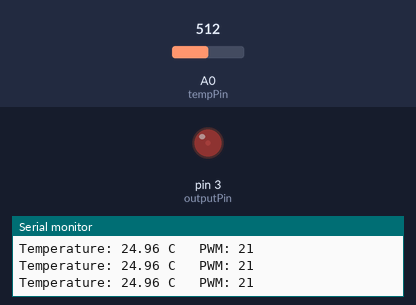
A sketch run on a simulated Arduino Uno, built with avr-gcc and run on an emulated ATmega328P. Shown: output pins drawn as LEDs (lit = HIGH), the last lines printed to the serial monitor. The inputs (shaded band) are chosen by the test bench; at power-on: A0 (tempPin) = 512.

Above: at 1.2 s.
1.3 s: A0 (tempPin) set to 716
At 2.6 s:
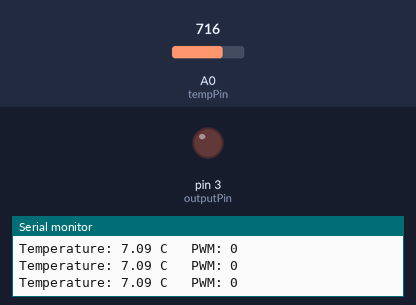
2.9 s: A0 (tempPin) set to 585
4.4 s: A0 (tempPin) set to 554
At 5.6 s:
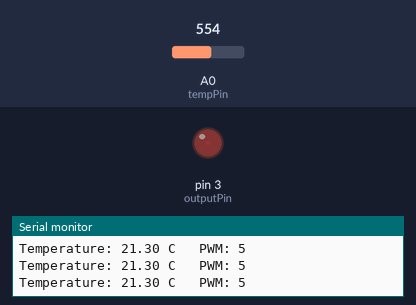
5.9 s: A0 (tempPin) set to 306
At 7.2 s:
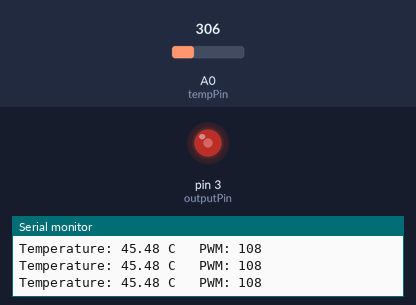
7.5 s: A0 (tempPin) set to 122
At 8.8 s:
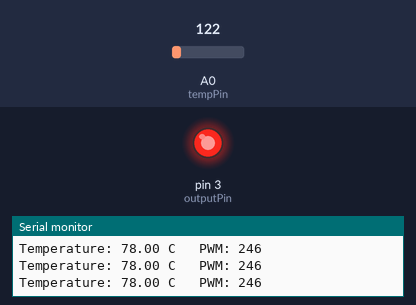
9.1 s: A0 (tempPin) set to 511
At 10.4 s:
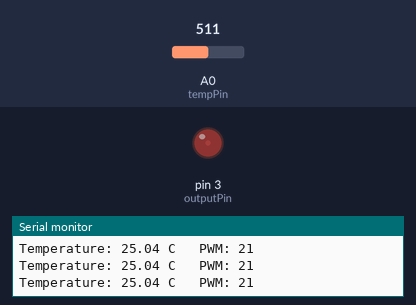
Timing chart, 0 to 11.7 s (numbered marks = the images above; inputs shaded):
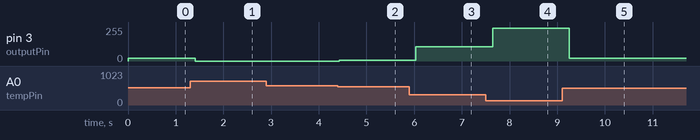

Measured:
- after the input at 1.3 s, pin 3 (outputPin): 21/255 → 0/255 after 0.11 s
- after the input at 4.4 s, pin 3 (outputPin): 0/255 → 5/255 at once
- after the input at 5.9 s, pin 3 (outputPin): 5/255 → 108/255 after 0.13 s
- after the input at 7.5 s, pin 3 (outputPin): 108/255 → 246/255 after 0.14 s
- after the input at 9.1 s, pin 3 (outputPin): 246/255 → 21/255 after 0.15 s

The sketch:

sketch.ino
```cpp
// Temperature Controlled DC Motor - PWM prototype (LED indication)
// Original simulation sketch reproduced from the uploaded screenshots.
const int tempPin = A0;
const int outputPin = 3;

const float BETA = 3950;

void setup() {
  pinMode(outputPin, OUTPUT);

  Serial.begin(9600);
  Serial.println("Temperature Controlled PWM");
}

void loop() {
  int analogValue = analogRead(tempPin);
  analogValue = constrain(analogValue, 1, 1022);

  // Convert analog value to Celsius
  float temperature =
    1 / (log(1 / (1023.0 / analogValue - 1)) / BETA
    + 1.0 / 298.15) - 273.15;

  // Temperature range:
  // 20C = PWM 0
  // 80C = PWM 255
  float tempLimited = constrain(temperature, 20.0, 80.0);

  int pwmValue =
    (tempLimited - 20.0) * 255.0 / 60.0;

  // PWM output
  analogWrite(outputPin, pwmValue);

  // Display values
  Serial.print("Temperature: ");
  Serial.print(temperature);
  Serial.print(" C");
  Serial.print("   PWM: ");
  Serial.println(pwmValue);

  delay(200);
}
```
